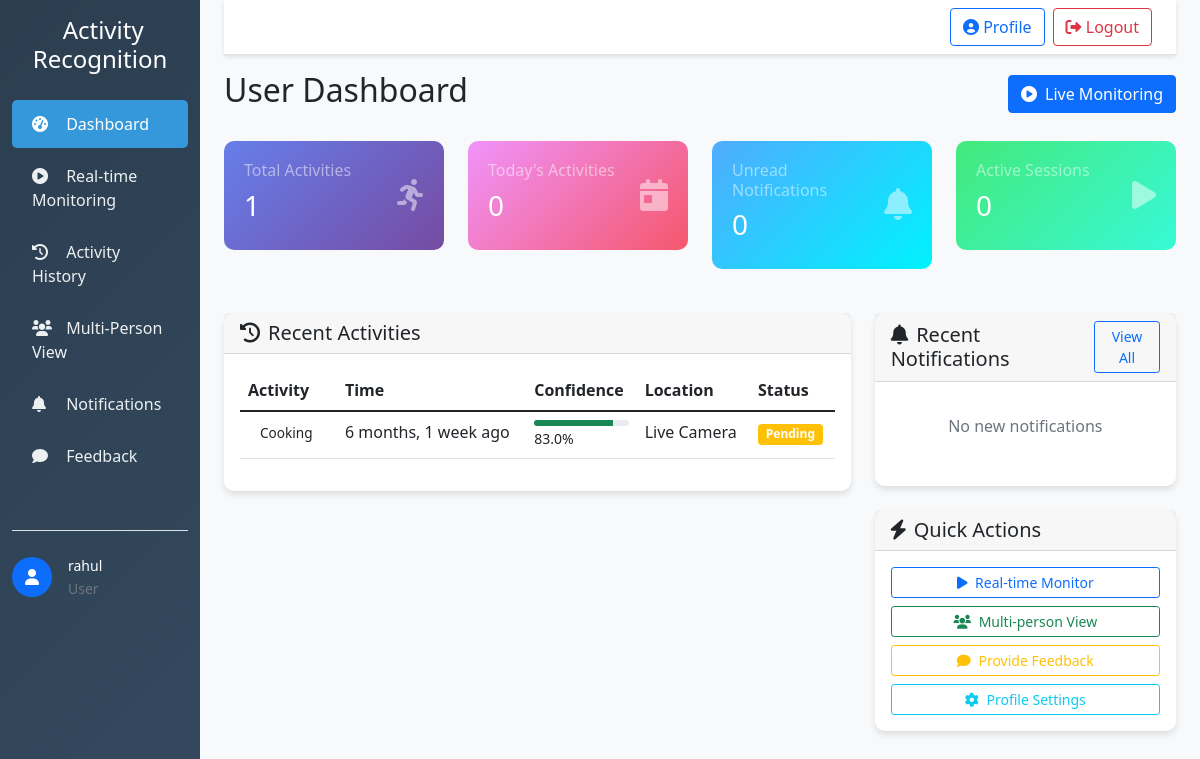
Page /dashboard/ (signed in) on the committed database.
### users/models.py (models this page shows, shortened)
class CustomUser(AbstractUser):
    USER_TYPE_CHOICES = (
        ('user', 'User'),
        ('admin', 'Admin'),
    )
    user_type = models.CharField(max_length=10, choices=USER_TYPE_CHOICES, default='user')
    phone = models.CharField(max_length=15, blank=True)
    address = models.TextField(blank=True)
    preferences = models.JSONField(default=dict, blank=True)
    is_active = models.BooleanField(default=True)
    created_at = models.DateTimeField(auto_now_add=True)
    updated_at = models.DateTimeField(auto_now=True)
    class Meta:
        db_table = 'auth_user'

### activities/models.py (models this page shows, shortened)
class Activity(models.Model):
    ACTIVITY_TYPES = (
        ('walking', 'Walking'),
        ('running', 'Running'),
        ('sitting', 'Sitting'),
        ('standing', 'Standing'),
        ('falling', 'Falling'),
        ('unusual', 'Unusual Activity'),
        ('cooking', 'Cooking'),
        ('sleeping', 'Sleeping'),
        ('exercising', 'Exercising'),
    )
    user = models.ForeignKey(CustomUser, on_delete=models.CASCADE, related_name='activities')
    activity_type = models.CharField(max_length=20, choices=ACTIVITY_TYPES)
    confidence_score = models.FloatField()
    timestamp = models.DateTimeField(default=timezone.now)  # Now this will work
    duration = models.DurationField(null=True, blank=True)
    location = models.CharField(max_length=255, blank=True)
    environment = models.ForeignKey(Environment, on_delete=models.SET_NULL, null=True, blank=True)
    sensor_data = models.JSONField(default=dict, blank=True)
    is_verified = models.BooleanField(default=False)
    class Meta:
        ordering = ['-timestamp']
        indexes = [
            models.Index(fields=['user', 'timestamp']),
            models.Index(fields=['activity_type', 'timestamp']),
        ]

### users/views.py (the view)
# urls.py: path('', views.admin_dashboard, name='dashboard'),
@login_required
def dashboard(request):
    if request.user.user_type == 'admin':
        return redirect('admin_panel:dashboard')
    recent_activities = request.user.activities.all()[:5]
    recent_notifications = request.user.notifications.filter(is_read=False)[:5]
    today_activities = request.user.activities.filter(timestamp__date=timezone.now().date())
    unread_notifications_count = request.user.notifications.filter(is_read=False).count()
    active_sessions = request.user.activitysession_set.filter(end_time__isnull=True)
    context = {
        'recent_activities': recent_activities,
        'recent_notifications': recent_notifications,
        'today_activities': today_activities,
        'unread_notifications_count': unread_notifications_count,
        'active_sessions': active_sessions,
    }
    return render(request, 'users/dashboard.html', context)

### users/templates/users/dashboard.html (shortened to what this page needs)
{% extends "base.html" %}
{% block page_title %}User Dashboard{% endblock %}
{% block page_actions %}
<div class="btn-group">
    <a href="{% url 'activities:real_time' %}" class="btn btn-primary">
        <i class="fas fa-play-circle me-1"></i> Live Monitoring
    </a>
</div>
{% endblock %}
{% block content %}
<div class="row">
    <div class="col-xl-3 col-md-6 mb-4">
        <div class="stat-card">
            <div class="d-flex justify-content-between">
                <div>
                    <h6 class="text-white-50">Total Activities</h6>
                    <h3 class="text-white">{{ user.activities.count }}</h3>
                </div>
                <div class="align-self-center">
                    <i class="fas fa-running fa-2x text-white-50"></i>
                </div>
            </div>
        </div>
    </div>
    <div class="col-xl-3 col-md-6 mb-4">
        <div class="stat-card" style="background: linear-gradient(135deg, #f093fb 0%, #f5576c 100%);">
            <div class="d-flex justify-content-between">
                <div>
                    <h6 class="text-white-50">Today's Activities</h6>
                    <h3 class="text-white">{{ today_activities.count }}</h3>
                </div>
                <div class="align-self-center">
                    <i class="fas fa-calendar-day fa-2x text-white-50"></i>
                </div>
            </div>
        </div>
    </div>
    <div class="col-xl-3 col-md-6 mb-4">
        <div class="stat-card" style="background: linear-gradient(135deg, #4facfe 0%, #00f2fe 100%);">
            <div class="d-flex justify-content-between">
                <div>
                    <h6 class="text-white-50">Unread Notifications</h6>
                    <h3 class="text-white">{{ unread_notifications_count }}</h3>
                </div>
                <div class="align-self-center">
                    <i class="fas fa-bell fa-2x text-white-50"></i>
                </div>
            </div>
        </div>
    </div>
    <div class="col-xl-3 col-md-6 mb-4">
        <div class="stat-card" style="background: linear-gradient(135deg, #43e97b 0%, #38f9d7 100%);">
            <div class="d-flex justify-content-between">
                <div>
                    <h6 class="text-white-50">Active Sessions</h6>
                    <h3 class="text-white">{{ active_sessions.count }}</h3>
                </div>
                <div class="align-self-center">
                    <i class="fas fa-play fa-2x text-white-50"></i>
                </div>
            </div>
        </div>
    </div>
</div>
<div class="row">
    <div class="col-lg-8 mb-4">
        <div class="card card-custom">
            <div class="card-header">
                <h5 class="card-title mb-0">
                    <i class="fas fa-history me-2"></i>Recent Activities
                </h5>
            </div>
            <div class="card-body">
                {% if recent_activities %}
                <div class="table-responsive">
                    <table class="table table-hover">
                        <thead>
                            <tr>
                                <th>Activity</th>
                                <th>Time</th>
                                <th>Confidence</th>
                                <th>Location</th>
                                <th>Status</th>
                            </tr>
                        </thead>
                        <tbody>
                            {% for activity in recent_activities %}
                            <tr>
                                <td>
                                    <span class="activity-badge badge-{{ activity.activity_type }}">
                                        {{ activity.get_activity_type_display }}
                                    </span>
                                </td>
                                <td>{{ activity.timestamp|timesince }} ago</td>
                                <td>
                                    <div class="progress" style="height: 6px;">
                                        <div class="progress-bar {% if activity.confidence_score > 80 %}bg-success{% elif activity.confidence_score > 60 %}bg-warning{% else %}bg-danger{% endif %}"
                                             style="width: {{ activity.confidence_score }}%">
                                        </div>
                                    </div>
                                    <small>{{ activity.confidence_score }}%</small>
                                </td>
                                <td>{{ activity.location|default:"N/A" }}</td>
                                <td>
                                    {% if activity.is_verified %}
                                    <span class="badge bg-success">Verified</span>
                                    {% else %}
                                    <span class="badge bg-warning">Pending</span>
                                    {% endif %}
                                </td>
                            </tr>
                            {% endfor %}
                        </tbody>
                    </table>
                </div>
                {% endif %}
            </div>
        </div>
    </div>
    <div class="col-lg-4 mb-4">
        <div class="card card-custom mb-4">
            <div class="card-header d-flex justify-content-between align-items-center">
                <h5 class="card-title mb-0">
                    <i class="fas fa-bell me-2"></i>Recent Notifications
                </h5>
                <a href="{% url 'notifications:list' %}" class="btn btn-sm btn-outline-primary">View All</a>
            </div>
            <div class="card-body">
                {% if recent_notifications %}
                <div class="list-group list-group-flush">
                    {% for notification in recent_notifications %}
                    <div class="list-group-item px-0 {% if not notification.is_read %}bg-light{% endif %}">
                        <div class="d-flex w-100 justify-content-between">
                            <h6 class="mb-1">{{ notification.title }}</h6>
                            <small>{{ notification.created_at|timesince }} ago</small>
                        </div>
                        <p class="mb-1 small">{{ notification.message|truncatewords:10 }}</p>
                        <span class="badge bg-{% if notification.priority == 'high' %}danger{% elif notification.priority == 'medium' %}warning{% else %}info{% endif %}">
                            {{ notification.get_priority_display }}
                        </span>
                    </div>
                    {% endfor %}
                </div>
                {% else %}
                <p class="text-muted text-center py-3">No new notifications</p>
                {% endif %}
            </div>
        </div>
        <div class="card card-custom">
            <div class="card-header">
                <h5 class="card-title mb-0">
                    <i class="fas fa-bolt me-2"></i>Quick Actions
                </h5>
            </div>
            <div class="card-body">
                <div class="d-grid gap-2">
                    <a href="{% url 'activities:real_time' %}" class="btn btn-outline-primary btn-sm">
                        <i class="fas fa-play me-1"></i> Real-time Monitor
                    </a>
                    <a href="{% url 'activities:multi_person' %}" class="btn btn-outline-success btn-sm">
                        <i class="fas fa-users me-1"></i> Multi-person View
                    </a>
                    <a href="{% url 'users:feedback' %}" class="btn btn-outline-warning btn-sm">
                        <i class="fas fa-comment me-1"></i> Provide Feedback
                    </a>
                    <a href="{% url 'users:profile' %}" class="btn btn-outline-info btn-sm">
                        <i class="fas fa-cog me-1"></i> Profile Settings
                    </a>
                </div>
            </div>
        </div>
    </div>
</div>
{% endblock %}

### templates/base.html (shortened to what this page needs)
<!DOCTYPE html>
<html lang="en">
<head>
    <link href="https://cdn.jsdelivr.net/npm/bootstrap@5.1.3/dist/css/bootstrap.min.css" rel="stylesheet">
    <link href="https://cdnjs.cloudflare.com/ajax/libs/font-awesome/6.0.0/css/all.min.css" rel="stylesheet">
</head>
<body>
    {% if user.is_authenticated %}
    <div class="container-fluid">
        <div class="row">
            <nav class="col-md-3 col-lg-2 d-md-block sidebar">
                <div class="position-sticky pt-3">
                    <div class="text-center mb-4">
                        <h4 class="text-white">
                            Activity Recognition
                        </h4>
                    </div>
                    <ul class="nav flex-column">
                        {% if user.user_type == 'user' %}
                        <li class="nav-item">
                            <a class="nav-link {% if request.resolver_match.url_name == 'dashboard' %}active{% endif %}"
                               href="{% url 'users:dashboard' %}">
                                <i class="fas fa-tachometer-alt"></i> Dashboard
                            </a>
                        </li>
                        <li class="nav-item">
                            <a class="nav-link {% if 'real_time' in request.resolver_match.url_name %}active{% endif %}"
                               href="{% url 'activities:real_time' %}">
                                <i class="fas fa-play-circle"></i> Real-time Monitoring
                            </a>
                        </li>
                        <li class="nav-item">
                            <a class="nav-link {% if 'history' in request.resolver_match.url_name %}active{% endif %}"
                               href="{% url 'activities:history' %}">
                                <i class="fas fa-history"></i> Activity History
                            </a>
                        </li>
                        <li class="nav-item">
                            <a class="nav-link {% if 'multi_person' in request.resolver_match.url_name %}active{% endif %}"
                               href="{% url 'activities:multi_person' %}">
                                <i class="fas fa-users"></i> Multi-Person View
                            </a>
                        </li>
                        <li class="nav-item">
                            <a class="nav-link {% if 'notifications' in request.resolver_match.url_name %}active{% endif %}"
                               href="{% url 'notifications:list' %}">
                                <i class="fas fa-bell"></i> Notifications
                            </a>
                        </li>
                        <li class="nav-item">
                            <a class="nav-link {% if 'feedback' in request.resolver_match.url_name %}active{% endif %}"
                               href="{% url 'users:feedback' %}">
                                <i class="fas fa-comment"></i> Feedback
                            </a>
                        </li>
                        {% endif %}
                    </ul>
                    <div class="mt-5 pt-4 border-top">
                        <div class="d-flex align-items-center text-white">
                            {% if user.profile.profile_picture %}
                            <img src="{{ user.profile.profile_picture.url }}"
                                 class="rounded-circle me-3"
                                 width="40" height="40"
                                 alt="{{ user.username }}">
                            {% else %}
                            <div class="rounded-circle bg-primary d-flex align-items-center justify-content-center me-3"
                                 style="width: 40px; height: 40px;">
                                <i class="fas fa-user text-white"></i>
                            </div>
                            {% endif %}
                            <div>
                                <small class="d-block">{{ user.get_full_name|default:user.username }}</small>
                                <small class="text-muted">{{ user.get_user_type_display }}</small>
                            </div>
                        </div>
                    </div>
                </div>
            </nav>
            <main class="col-md-9 ms-sm-auto col-lg-10 px-md-4 main-content">
                <nav class="navbar navbar-expand-lg navbar-custom">
                    <div class="container-fluid">
                        <div class="collapse navbar-collapse" id="navbarSupportedContent">
                            <div class="navbar-nav ms-auto">
                                <a href="{% url 'users:profile' %}" class="btn btn-outline-primary me-2">
                                    <i class="fas fa-user-circle"></i> Profile
                                </a>
                                <a href="{% url 'users:logout' %}" class="btn btn-outline-danger">
                                    <i class="fas fa-sign-out-alt"></i> Logout
                                </a>
                            </div>
                        </div>
                    </div>
                </nav>
                <div class="d-flex justify-content-between flex-wrap flex-md-nowrap align-items-center pt-3 pb-2 mb-3">
                    <h1 class="h2">{% block page_title %}Dashboard{% endblock %}</h1>
                    <div class="btn-toolbar mb-2 mb-md-0">
                        {% block page_actions %}{% endblock %}
                    </div>
                </div>
                {% block content %}{% endblock %}
            </main>
        </div>
    </div>
    {% else %}
        {% block auth_content %}{% endblock %}
    {% endif %}
</body>
</html>

### rows in the picture
Activity: activity_type "Cooking", timestamp "6 months, 1 week", confidence_score "83.0", location "Live Camera", is_verified "Pending"

### other values in the picture
{{ user.get_full_name|default:user.username }} "rahul"
{{ user.get_user_type_display }} "User"
{{ user.activities.count }} "1"
{{ today_activities.count }} "0"
{{ unread_notifications_count }} "0"
{{ active_sessions.count }} "0"
